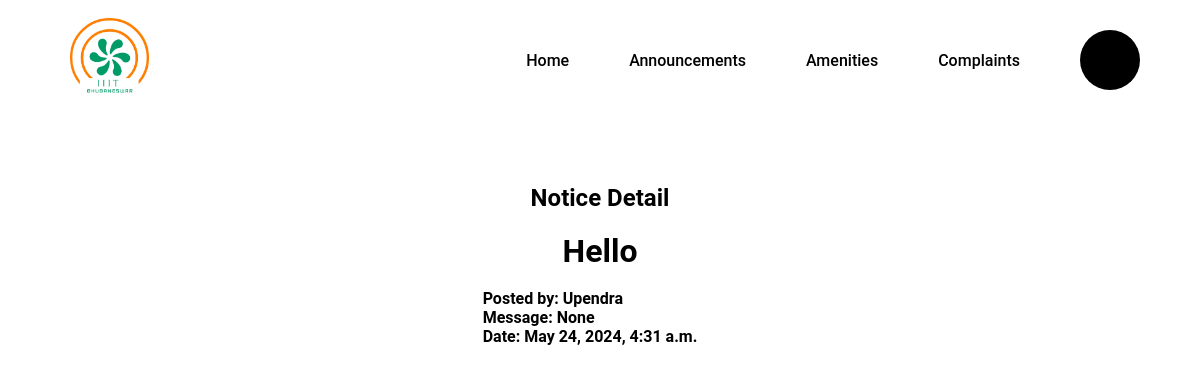
The app's page /student/notice/5/, older data.
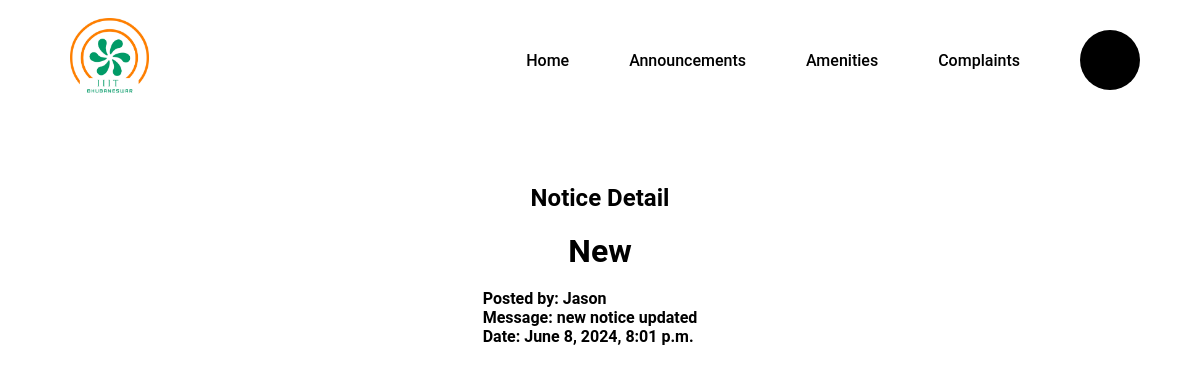
The same page, newer data.
### users/models.py (models this page shows, shortened)
class Notice(models.Model):
    subject = models.CharField(max_length=255)
    message = models.TextField()
    posted_by = models.ForeignKey(User, on_delete=models.CASCADE)
    date_posted = models.DateTimeField(auto_now_add=True)

### users/views.py (the view)
# urls.py: path('student/notice/<int:pk>/', views.student_notice_detail, name='student_notice_detail'),
def student_notice_detail(request, pk):
    notice = get_object_or_404(Notice, pk=pk)
    return render(request, 'student_notice_detail.html', {'notice': notice})

### users/context_processors.py (called while the page is built)
def cloak_room_settings(request):
    settings = CloakRoomSettings.objects.first()
    return {
        'settings': settings
    }

### users/templates/student_notice_detail.html (shortened to what this page needs)
{% extends 'base.html' %}
{% block content %}
{% load static %}
<link rel="stylesheet" href="{% static 'css/noticeboard.css' %}">
<div class="container mt-4">
    <h2 class="text-center">Notice Detail</h2>
    <header>
        <h1 class="text-center">{{ notice.subject|capfirst }}</h1>
    </header>
    <br>
    <div class="notice-details d-flex justify-content-center">
        <div class="content-container">
            <div class="detail-row">
                <div class="label text-center">Posted by: {{ notice.posted_by.username|capfirst }}</div>
            </div>
            <div class="detail-row">
                <div class="label text-center">Message: {{ notice.message }}</div>
            </div>
            <div class="detail-row">
                <div class="label text-center">Date: {{ notice.date_posted }}</div>
            </div>
        </div>
    </div>
</div>
{% endblock %}

### users/templates/base.html (shortened to what this page needs)
{% load static %}
<!DOCTYPE html>
<html lang="en">
<head>
    <link rel="stylesheet" href="{% static 'css/dashboard_styles.css' %}">
    <link rel="stylesheet" href="https://cdnjs.cloudflare.com/ajax/libs/font-awesome/6.0.0-beta3/css/all.min.css">
</head>
<body>
  <nav>
    <div class="logo">
        <img src="{% static 'images/home_logo.png' %}" alt="Logo">
    </div>
    <ul class="nav-links">
        <li><a href="{% url 'student_dashboard' %}">Home</a></li>
        <li><a href="{% url 'student_notice_list' %}">Announcements</a></li>
        <li class="dropdown">
            <a href="#">Amenities</a>
        </li>
        <li><a href="{% url 'student_complaints_list' %}">Complaints</a></li>
        <li class="profile dropdown">
            <a href="#" id="profileDropdown" role="button">
                <div class="profile-initial">{{ request.user.username|slice:":1"|capfirst }}</div>
            </a>
        </li>
    </ul>
</nav>
<div class="container mt-4">
    {% block content %}
    {% endblock %}
</div>
</body>
</html>

### static/css/dashboard_styles.css (style rules this page uses)
* { margin: 0; padding: 0; box-sizing: border-box; }
body { font-family: 'Roboto', sans-serif; }
nav { display: flex; align-items: center; justify-content: space-between; background-color: white; padding: 0 20px; width: 100%; height: 120px; margin: 0 ; }
.logo img { height: 80px; margin-left: 50px; }
.nav-links { list-style: none; display: flex; flex: 1; justify-content: flex-end; align-items: center; }
.nav-links li { position: relative; margin-right: 20px; }
.nav-links a { font-size: 16px; font-weight: 550; color: black; text-decoration: none; padding: 15px 20px; display: block; }
.profile { display: flex; align-items: center; cursor: pointer; }
.profile-initial { width: 60px; height: 60px; background-color: black; color: white; display: flex; align-items: center; justify-content: center; border-radius: 50%; font-size: 24px; font-weight: bold; }

### static/css/noticeboard.css (style rules this page uses)
.container { margin-top: 4rem; }
h2 { text-align: center; margin-bottom: 20px; }
.text-center { text-align: center; }
.mt-4 { margin-top: 4rem !important; }
.d-flex { display: flex; }
.justify-content-center { justify-content: center; }
.notice-details { display: grid; grid-template-columns: auto auto; gap: 10px 20px; justify-content: center; text-align: center; }
.detail-row { display: contents; }
.label { font-weight: bold; text-align: left; }

Row changes from the older to the newer data that the page shows:
changed Notice: subject "Hello" → "New"; posted_by.username "Upendra" → "Jason"; message "None" → "new notice updated"; date_posted "May 24, 2024, 4:31 a.m." → "June 8, 2024, 8:01 p.m."
